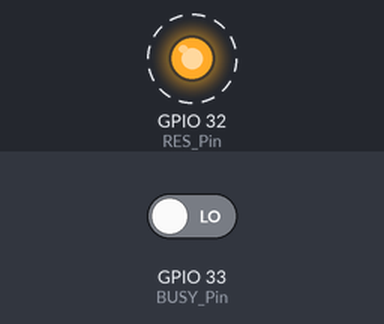
The program below on a simulated ESP32. Parts: output pins drawn as LEDs (lit = HIGH). Dashed ring = blinking. The inputs (shaded band) are chosen by the test bench; at power-on: GPIO 33 (BUSY_Pin) LOW. Pins used as bus, display or sensor lines are not drawn; what the program prints to the serial monitor is not drawn.

Above: at 3.3 s.
3.4 s: GPIO 33 (BUSY_Pin) driven HIGH
At 4.9 s:
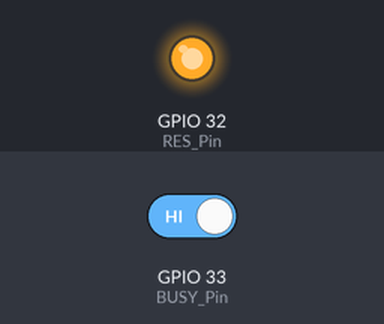
5.3 s: GPIO 33 (BUSY_Pin) driven LOW
At 6.1 s:
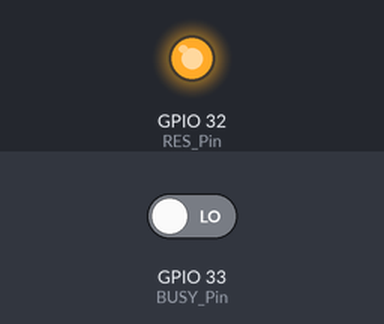
Timing chart, 0 to 14.3 s (numbered marks = the images above; inputs shaded):
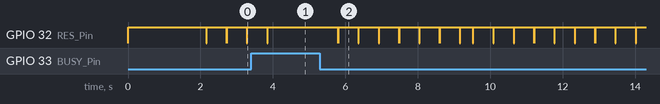

The program:

main.cpp
```cpp
#include <Arduino.h>

#include "display.h"

Bike bike;
BikeMode bikeMode;

void testDisplay()
{
  for (int testValue = 0; testValue < 10; testValue++)
  {
    bike.speed = testValue;
    bike.battery = testValue * 10;
    reflashing_screen(&bike);
    delay(500);
  }
  bike.mode = MODE_KEY;
  init_screen();
  delay(200);
  for (int testValue = 0; testValue < 10; testValue++)
  {
    bike.speed = testValue;
    bike.battery = testValue * 10;
    reflashing_screen(&bike);
    delay(500);
  }
  bike.mode = MODE_BIKE;
  init_screen();
  delay(200);
}

void setup()
{
  Serial.begin(9600);
  pinMode(BUSY_Pin, INPUT);
  pinMode(RES_Pin, OUTPUT);
  pinMode(DC_Pin, OUTPUT);
  pinMode(CS_Pin, OUTPUT);
  // SPI
  SPI.beginTransaction(SPISettings(10000000, MSBFIRST, SPI_MODE0));
  SPI.begin();
  // Display
  bikeMode = MODE_BIKE;
  bike = {.isLock = true,
        .buzzer = false,
        .assistMode = true,
        .speed = 0.0,
        .torque = 0.0,
        .cadence = 0,
        .errorCode = 0,
        .distance = 88,
        .battery = 0,
        .assist = 0,
        .mode = bikeMode};
  Serial.println("Start!");
  init_screen();
  delay(2000);
}

void loop()
{
  testDisplay();
}
```

display.h
```cpp
#ifndef _DISPLAY_H
#define _DISPLAY_H

#include "pages.h"

// Mode of the bike
typedef enum
{
    MODE_BIKE,
    MODE_KEY
} BikeMode;

// 定義Display結構體
typedef struct
{
    bool isLock;
    bool buzzer;
    bool assistMode;
    float speed;
    float torque;
    uint16_t cadence;
    uint16_t errorCode;
    uint8_t distance;
    uint8_t battery;
    uint8_t assist;
    BikeMode mode;
} Bike;

// 初始化顯示屏幕
void init_screen();
// 更新畫面
void reflashing_screen(Bike *bike);

void init_screen()
{
    EPD_HW_Init();
    EPD_SetRAMValue_BaseMap(image_white);
}

void reflashing_screen(Bike *bike)
{
    bool isLock = bike->isLock;
    bool buzzer = bike->buzzer;
    unsigned int speed = (int)bike->speed;
    uint8_t battery = bike->battery;

    bool assistMode = bike->assistMode;
    uint8_t assist = bike->assist;

    if (bike->mode == MODE_BIKE)
    {
        displayBikeMode(assistMode, buzzer, speed, battery, assist);
    }
    else if (bike->mode == MODE_KEY)
    {
        displayWatchMode(isLock, buzzer, speed, battery);
    }
    else
    {
        bike->errorCode = 1;
    }
}

#endif // DISPLAY_H
```

ePaperTools.h
```cpp
#ifndef _EPAPER_TOOLS_H
#define _EPAPER_TOOLS_H

#include <Arduino.h>
#include <SPI.h>

#include "pinSetting.h"

// EPD
void Epaper_READBUSY(void);
void SPI_Write(unsigned char TxData);
void Epaper_Write_Command(unsigned char cmd);
void Epaper_Write_Data(unsigned char data);

// Electronic paper initialization
void EPD_HW_Init(void);
void EPD_Part_Update(void);
void EPD_Update(void);

void EPD_WhiteScreen_Black(void);
void EPD_WhiteScreen_White(void);
void EPD_DeepSleep(void);

// Display
void EPD_WhiteScreen_ALL(const unsigned char *datas);
void EPD_SetRAMValue_BaseMap(const unsigned char *datas);

void EPD_Dis_Part(unsigned int x_start, unsigned int y_start, const unsigned char *datas, unsigned int PART_COLUMN, unsigned int PART_LINE);

// SPI

void SPI_Write(unsigned char value)
{
  SPI.transfer(value);
}

void Epaper_Write_Command(unsigned char command)
{
  EPD_W21_CS_0;
  EPD_W21_DC_0; // command write
  SPI_Write(command);
  EPD_W21_CS_1;
}
void Epaper_Write_Data(unsigned char command)
{
  EPD_W21_CS_0;
  EPD_W21_DC_1; // command write
  SPI_Write(command);
  EPD_W21_CS_1;
}

// EPD settings Functions
void EPD_HW_Init(void)
{
  EPD_W21_RST_0; // Module reset
  delay(10);     // At least 10ms delay
  EPD_W21_RST_1;
  delay(10); // At least 10ms delay

  Epaper_READBUSY();
  Epaper_Write_Command(0x12); // SWRESET
  Epaper_READBUSY();

  Epaper_Write_Command(0x01); // Driver output control
  Epaper_Write_Data(0xC7);
  Epaper_Write_Data(0x00);
  Epaper_Write_Data(0x00);

  Epaper_Write_Command(0x11); // data entry mode
  Epaper_Write_Data(0x01);

  Epaper_Write_Command(0x44); // set Ram-X address start/end position
  Epaper_Write_Data(0x00);
  Epaper_Write_Data(0x18); // 0x0C-->(18+1)*8=200

  Epaper_Write_Command(0x45); // set Ram-Y address start/end position
  Epaper_Write_Data(0xC7);    // 0xC7-->(199+1)=200
  Epaper_Write_Data(0x00);
  Epaper_Write_Data(0x00);
  Epaper_Write_Data(0x00);

  Epaper_Write_Command(0x3C); // BorderWavefrom
  Epaper_Write_Data(0x05);

  Epaper_Write_Command(0x18); // Reading temperature sensor
  Epaper_Write_Data(0x80);

  Epaper_Write_Command(0x4E); // set RAM x address count to 0;
  Epaper_Write_Data(0x00);
  Epaper_Write_Command(0x4F); // set RAM y address count to 0X199;
  Epaper_Write_Data(0xC7);
  Epaper_Write_Data(0x00);
  Epaper_READBUSY();
}
// All screen update
void EPD_WhiteScreen_ALL(const unsigned char *datas)
{
  unsigned int i;
  Epaper_Write_Command(0x24); // write RAM for black(0)/white (1)
  for (i = 0; i < 5000; i++)
  {
    Epaper_Write_Data(pgm_read_byte(&datas[i]));
  }
  EPD_Update();
}

void EPD_Update(void)
{
  Epaper_Write_Command(0x22); // Display Update Control
  Epaper_Write_Data(0xF7);
  Epaper_Write_Command(0x20); // Activate Display Update Sequence
  Epaper_READBUSY();
}
void EPD_Part_Update(void)
{
  Epaper_Write_Command(0x22); // Display Update Control
  Epaper_Write_Data(0xFF);
  Epaper_Write_Command(0x20); // Activate Display Update Sequence
  Epaper_READBUSY();
}
void EPD_DeepSleep(void)
{
  Epaper_Write_Command(0x10); // enter deep sleep
  Epaper_Write_Data(0x01);
  delay(100);
}
void Epaper_READBUSY(void)
{
  while (1)
  { //=1 BUSY
    if (isEPD_W21_BUSY == 0)
      break;
  }
}
// Part update
void EPD_SetRAMValue_BaseMap(const unsigned char *datas)
{
  unsigned int i;
  const unsigned char *datas_flag;
  datas_flag = datas;
  Epaper_Write_Command(0x24); // Write Black and White image to RAM
  for (i = 0; i < 5000; i++)
  {
    Epaper_Write_Data(pgm_read_byte(&datas[i]));
  }
  datas = datas_flag;
  Epaper_Write_Command(0x26); // Write Black and White image to RAM
  for (i = 0; i < 5000; i++)
  {
    Epaper_Write_Data(pgm_read_byte(&datas[i]));
  }
  EPD_Update();
}

void EPD_Dis_Part(unsigned int x_start, unsigned int y_start, const unsigned char *datas, unsigned int PART_COLUMN, unsigned int PART_LINE)
{
  unsigned int i;
  unsigned int x_end, y_start1, y_start2, y_end1, y_end2;
  x_start = x_start / 8; //
  x_end = x_start + PART_LINE / 8 - 1;

  y_start1 = 0;
  y_start2 = y_start;
  if (y_start >= 256)
  {
    y_start1 = y_start2 / 256;
    y_start2 = y_start2 % 256;
  }
  y_end1 = 0;
  y_end2 = y_start + PART_COLUMN - 1;
  if (y_end2 >= 256)
  {
    y_end1 = y_end2 / 256;
    y_end2 = y_end2 % 256;
  }
  // Add hardware reset to prevent background color change
  EPD_W21_RST_0; // Module reset
  delay(10);     // At least 10ms delay
  EPD_W21_RST_1;
  delay(10); // At least 10ms delay

  // Lock the border to prevent flashing
  Epaper_Write_Command(0x3C); // BorderWavefrom,
  Epaper_Write_Data(0x80);
  //
  Epaper_Write_Command(0x44);  // set RAM x address start/end, in page 35
  Epaper_Write_Data(x_start);  // RAM x address start at 00h;
  Epaper_Write_Data(x_end);    // RAM x address end at 0fh(15+1)*8->128
  Epaper_Write_Command(0x45);  // set RAM y address start/end, in page 35
  Epaper_Write_Data(y_start2); // RAM y address start at 0127h;
  Epaper_Write_Data(y_start1); // RAM y address start at 0127h;
  Epaper_Write_Data(y_end2);   // RAM y address end at 00h;
  Epaper_Write_Data(y_end1);   // ????=0

  Epaper_Write_Command(0x4E); // set RAM x address count to 0;
  Epaper_Write_Data(x_start);
  Epaper_Write_Command(0x4F); // set RAM y address count to 0X127;
  Epaper_Write_Data(y_start2);
  Epaper_Write_Data(y_start1);

  Epaper_Write_Command(0x24); // Write Black and White image to RAM
  for (i = 0; i < PART_COLUMN * PART_LINE / 8; i++)
  {
    Epaper_Write_Data(pgm_read_byte(&datas[i]));
  }
  EPD_Part_Update();
}

// Single display

void EPD_WhiteScreen_Black(void)
{
  unsigned int i;
  Epaper_Write_Command(0x24); // write RAM for black(0)/white (1)
  for (i = 0; i < 5000; i++)
  {
    Epaper_Write_Data(0x00);
  }
  EPD_Update();
}

void EPD_WhiteScreen_White(void)
{
  unsigned int i;
  Epaper_Write_Command(0x24); // write RAM for black(0)/white (1)
  for (i = 0; i < 5000; i++)
  {
    Epaper_Write_Data(0xff);
  }
  EPD_Update();
}

#endif // _EPAPER_TOOLS_H
```

bike_battery.h
```cpp
#include <Arduino.h>

#include "bikeBattery/BikeBattery_20.h"
#include "bikeBattery/BikeBattery_40.h"
#include "bikeBattery/BikeBattery_60.h"
#include "bikeBattery/BikeBattery_80.h"
#include "bikeBattery/BikeBattery_100.h"

const unsigned char* image_bike_battery[5] PROGMEM = {
    BikeBattery_20,
    BikeBattery_40,
    BikeBattery_60,
    BikeBattery_80,
    BikeBattery_100
};
```

number.h
```cpp
#include <Arduino.h>

#include "numberFont/number_0.h"
#include "numberFont/number_1.h"
#include "numberFont/number_2.h"
#include "numberFont/number_3.h"
#include "numberFont/number_4.h"
#include "numberFont/number_5.h"
#include "numberFont/number_6.h"
#include "numberFont/number_7.h"
#include "numberFont/number_8.h"
#include "numberFont/number_9.h"

const unsigned char* number[10]PROGMEM = {
    number_0,
    number_1,
    number_2,
    number_3,
    number_4,
    number_5,
    number_6,
    number_7,
    number_8,
    number_9
};
```

speed_icon.h
```cpp
// 車錶 速度圖示
#include <Arduino.h>

#include "speedIcon/speed_icon1.h"
#include "speedIcon/speed_icon2.h"
#include "speedIcon/speed_icon3.h"
#include "speedIcon/speed_icon4.h"
#include "speedIcon/speed_icon5.h"

const unsigned char* image_speed_icon[5] PROGMEM = {
    speed_icon1,
    speed_icon2,
    speed_icon3,
    speed_icon4,
    speed_icon5
};
```

watch_battery.h
```cpp
#include <Arduino.h>

#include "watchBattery/WatchBattery_25.h"
#include "watchBattery/WatchBattery_50.h"
#include "watchBattery/WatchBattery_75.h"
#include "watchBattery/WatchBattery_100.h"

const unsigned char* image_watch_battery[4] PROGMEM = {
    WatchBattery_25,
    WatchBattery_50,
    WatchBattery_75,
    WatchBattery_100
};
```

watch_battery_warning.h
```cpp
#include <Arduino.h>

const unsigned char image_watch_battery_warning[72] PROGMEM = {
    0XFF,0XFF,0XFF,
    0XFF,0XFF,0XFF,
    0X80,0X00,0X01,
    0X3F,0XFF,0XFC,
    0X3F,0XFF,0XFC,
    0X9F,0XE7,0XF9,
    0X9F,0XE7,0XF9,
    0XCF,0XF7,0XF3,
    0XEF,0XFF,0XF7,
    0XE7,0XE7,0XE7,
    0XE3,0XE7,0XC7,
    0XF3,0XE7,0XCF,
    0XF9,0XE7,0X9F,
    0XF9,0XE7,0X9F,
    0XFC,0XE7,0X3F,
    0XFE,0X7E,0X7F,
    0XFF,0X7E,0XFF,
    0XFF,0X7E,0XFF,
    0XFF,0XBD,0XFF,
    0XFF,0X99,0XFF,
    0XFF,0XDB,0XFF,
    0XFF,0XE7,0XFF,
    0XFF,0XFF,0XFF,
    0XFF,0XFF,0XFF,
};
```

imagesRouter.h
```cpp
#ifndef _IMAGE_ROUTER_H
#define _IMAGE_ROUTER_H

#include <Arduino.h>

// 數字
#include "images/number.h"
// 白畫面
#include "images/white.h"
// CHC 圖有部分異常
#include "images/CHC.h"
// 尋車 車錶電池 右上角
#include "images/watch_battery.h"
// 尋車 車錶電力不足警告
#include "images/watch_battery_warning.h"
// 尋車 車鎖 上鎖
#include "images/lock.h"
// 尋車 車鎖 解鎖
#include "images/unlock.h"
// 尋車 蜂鳴器 大自行車
#include "images/big_bike.h"
// 尋車 蜂鳴器 左訊號
#include "images/left_single.h"
// 尋車 蜂鳴器 右訊號
#include "images/right_single.h"
// 尋車 自行車路徑
#include "images/distance.h"
// 尋車 距離單位 M
#include "images/m.h"
// 尋車 無訊號
#include "images/no_signal.h"
// 車錶 腳踏車圖標 左上角
#include "images/small_bike.h"
// 車錶 自行車電量
#include "images/bike_battery.h"
// 車錶 自行車電力警告
#include "images/bike_battery_warning.h"
// 車錶 自動模式
#include "images/assist_mode_auto.h"
// 車錶 正常模式
#include "images/assist_mode_normal.h"
// 車錶 速度單位
#include "images/km_h.h"
// 車錶 速度圖示
#include "images/speed_icon.h"

#endif
```

pinSetting.h
```cpp
# ifndef _PIN_SETTING_H
# define _PIN_SETTING_H

// IO setting
int BUSY_Pin = 33;
int RES_Pin = 32;
int DC_Pin = 27;
int CS_Pin = 14;
// SCLK--GPIO23
// MOSI---GPIO18

#define EPD_W21_CS_0 digitalWrite(CS_Pin, LOW)
#define EPD_W21_CS_1 digitalWrite(CS_Pin, HIGH)
#define EPD_W21_DC_0 digitalWrite(DC_Pin, LOW)
#define EPD_W21_DC_1 digitalWrite(DC_Pin, HIGH)
#define EPD_W21_RST_0 digitalWrite(RES_Pin, LOW)
#define EPD_W21_RST_1 digitalWrite(RES_Pin, HIGH)
#define isEPD_W21_BUSY digitalRead(BUSY_Pin)

#endif // _PIN_SETTING_H
```

Source omitted: CHC.h (data table, 26066 bytes), ist_mode_auto.h (data table, 1764 bytes), t_mode_normal.h (data table, 1766 bytes), big_bike.h (data table, 7357 bytes), keBattery_100.h (data table, 3277 bytes), ikeBattery_20.h (data table, 3276 bytes), ikeBattery_40.h (data table, 3276 bytes), ikeBattery_60.h (data table, 3276 bytes), ikeBattery_80.h (data table, 3276 bytes), attery_warning.h (data table, 888 bytes), distance.h (data table, 9437 bytes), km_h.h (data table, 912 bytes) and 28 more

Measured:
- after the input at 3.4 s, GPIO 32 (RES_Pin): goes on until 3.9 s, then stays HIGH
- after the input at 5.3 s, GPIO 32 (RES_Pin): goes 6 × (LOW 0.01 s, HIGH 0.55 s), LOW 0.01 s, HIGH 0.35 s, 8 × (LOW 0.01 s, HIGH 0.55 s), LOW 0.01 s, then HIGH, starting after 0.50 s
- by itself, GPIO 32 (RES_Pin): alternates HIGH for 0.55 s and LOW for 0.01 s
